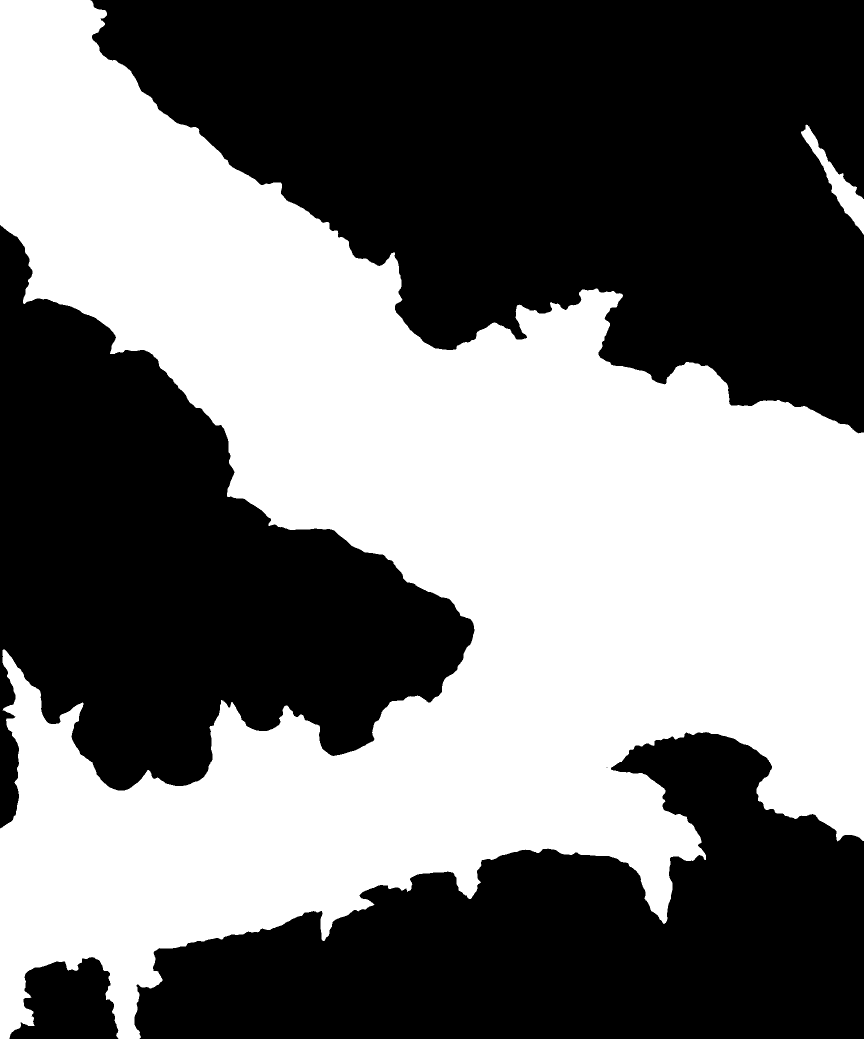
#> input picture split_image.png, 1727 x 2078 px, found by its file name (shown at 1/2 size)
$ python 'it do stuffroute with score.py'
#> lines starting #> are read from the running program, lines starting #| are printed output that depends on the picture; after the words box and inside, x2 and y2 are one past the last pixel; in counts of white or black regions, pixels touching at a corner belong together
import numpy as np
import heapq
import matplotlib.pyplot as plt
from PIL import Image

def euclidean_distance(p1, p2):
    return np.sqrt((p1[0] - p2[0])**2 + (p1[1] - p2[1])**2)

def astar(grid, score_map, start, goal, weight=1):
    rows, cols = grid.shape
    open_set = []
    heapq.heappush(open_set, (0, start))

    came_from = {}
    g_score = {point: float('inf') for point in np.ndindex(rows, cols)}
    g_score[start] = 0

    f_score = {point: float('inf') for point in np.ndindex(rows, cols)}
    f_score[start] = weight * euclidean_distance(start, goal)

    while open_set:
        _, current = heapq.heappop(open_set)
        if current == goal:
            path = []
            while current in came_from:
                path.append(current)
                current = came_from[current]
            path.append(start)
            path.reverse()
            return path

        for dx, dy in [(0, 1), (1, 0), (0, -1), (-1, 0)]:
            neighbor = (current[0] + dx, current[1] + dy)
            if 0 <= neighbor[0] < rows and 0 <= neighbor[1] < cols and grid[neighbor] == 1:
                tentative_g_score = g_score[current] + euclidean_distance(current, neighbor)
                if tentative_g_score < g_score[neighbor]:
                    came_from[neighbor] = current
                    g_score[neighbor] = tentative_g_score
                    score_weight = 10  # Adjust this value as needed
                    f_score[neighbor] = g_score[neighbor] + weight * euclidean_distance(neighbor, goal) + score_weight * score_map[neighbor][0]  # Change score_map[neighbor] to score_map[neighbor][0]
                    heapq.heappush(open_set, (f_score[neighbor], neighbor))

    return None  # No path found

def load_image(image_path):
#> called with image_path = 'split_image.png'
    img = Image.open(image_path)
#> img is the input picture: PIL image 1727x2078 RGB; 46.1% white; 2 white regions, box (x1, y1, x2, y2) and area: (0, 0, 1727, 2078) 1648184, (1602, 249, 1727, 469) 6016
    img = img.convert('L')  # Convert to grayscale
    img_array = np.array(img)
    binary_image = (img_array > 128).astype(int)  # Convert to binary image
    return binary_image

def load_score_map(score_map_path):
#> called with score_map_path = 'trimmed_map.png'
    score_map_img = Image.open(score_map_path)
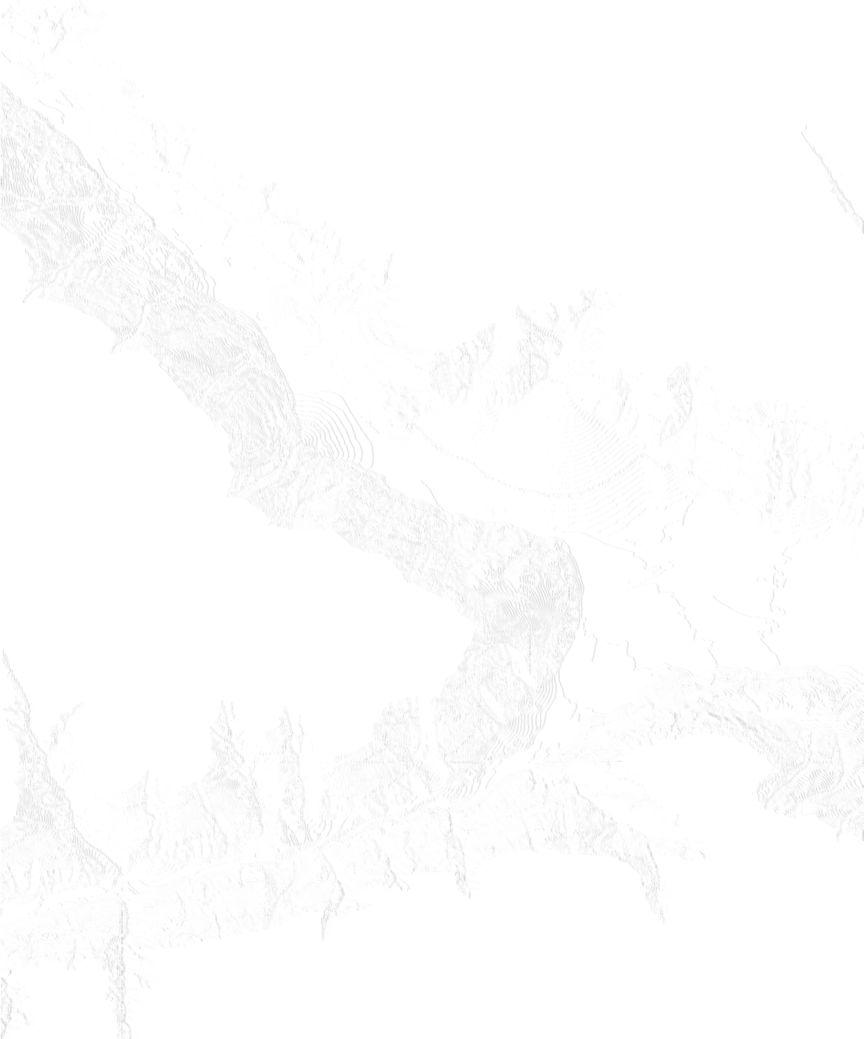
#> input picture trimmed_map.png, 1727 x 2078 px, found by its file name (shown at 1/2 size)
#> score_map_img is the input picture: PIL image 1727x2078 RGB; min 207, max 255, mean 253.4
    score_map_array = np.array(score_map_img)
    return score_map_array

# Example usage
image_path = 'split_image.png'
score_map_path = 'trimmed_map.png'
start = (1250, 1500)
goal = (1900, 200)

weight = 2.0  # Adjust the weight factor here

image = load_image(image_path)
score_map = load_score_map(score_map_path)
path = astar(image, score_map, start, goal, weight)
#> after the loop in astar, `while open_set:`: came_from = 29380 items; f_score = 3588706 items; path = 2071 pairs, first value 1250 to 1902, second value 200 to 1500

if path:
    print("Path found:", path)
#> (printed output is left out)
else:
    print("No path found.")

# Visualize the path on a plot
plt.imshow(image, cmap='gray')
plt.imshow(score_map, alpha=0.5, cmap='hot')  # Ensure 'cmap' is set to 'hot'
plt.scatter(start[1], start[0], color='green', marker='o', label='Start')
plt.scatter(goal[1], goal[0], color='red', marker='x', label='Goal')
if path:
    path_y, path_x = zip(*path)
#> path_y = 2071 values, max 1902 at index 2058, min 1250 at index 0, mean 1560.5; path_x = 2071 values, max 1500 at index 0, min 200 at index 2070, mean 814.5
    plt.plot(path_x, path_y, color='blue', label='Path')
plt.legend()
plt.title('A* Pathfinding with Score Map')
plt.show()
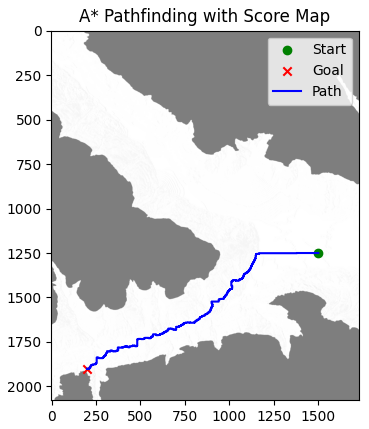
#> figure drawn by matplotlib, 1 panel
